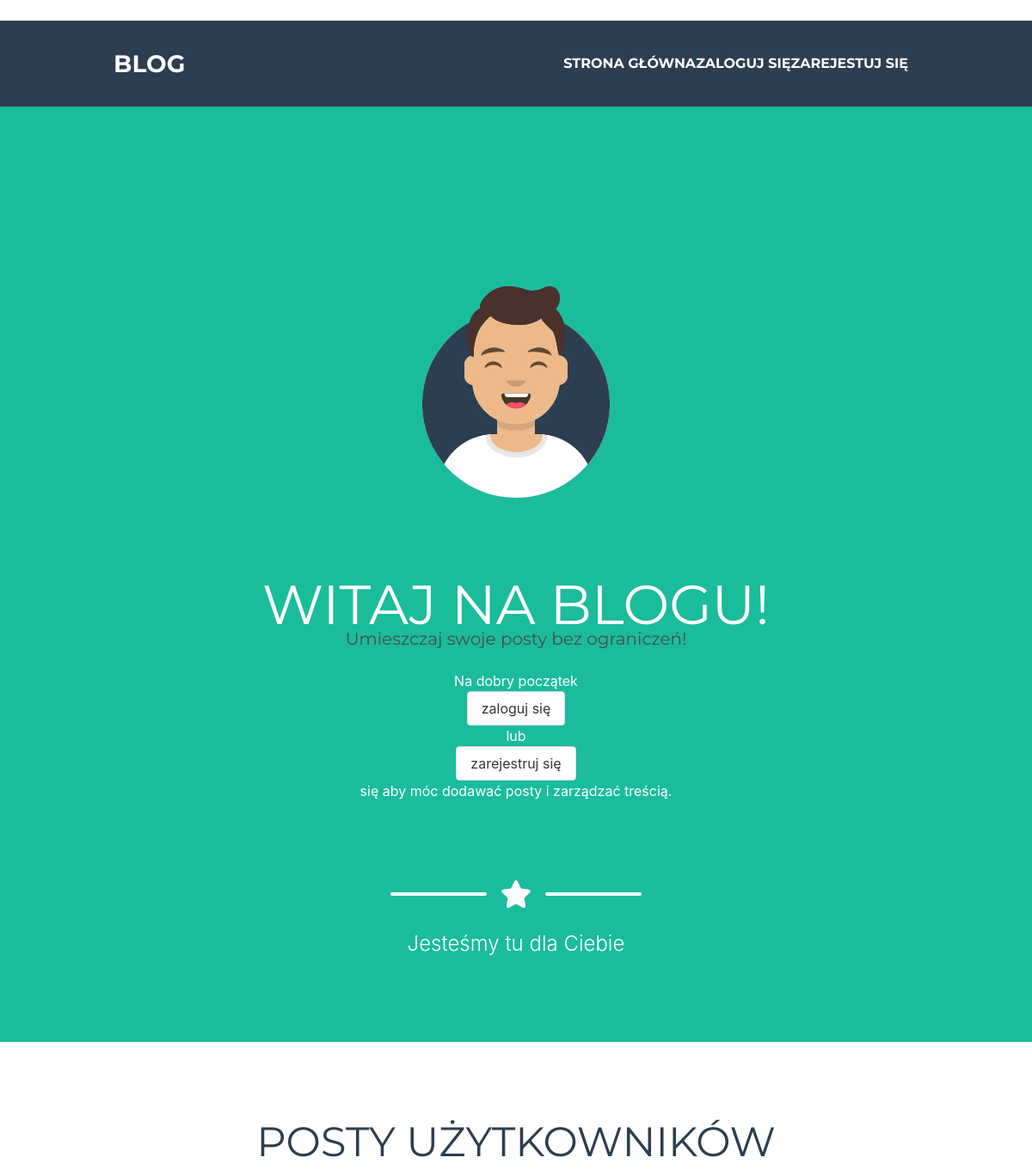
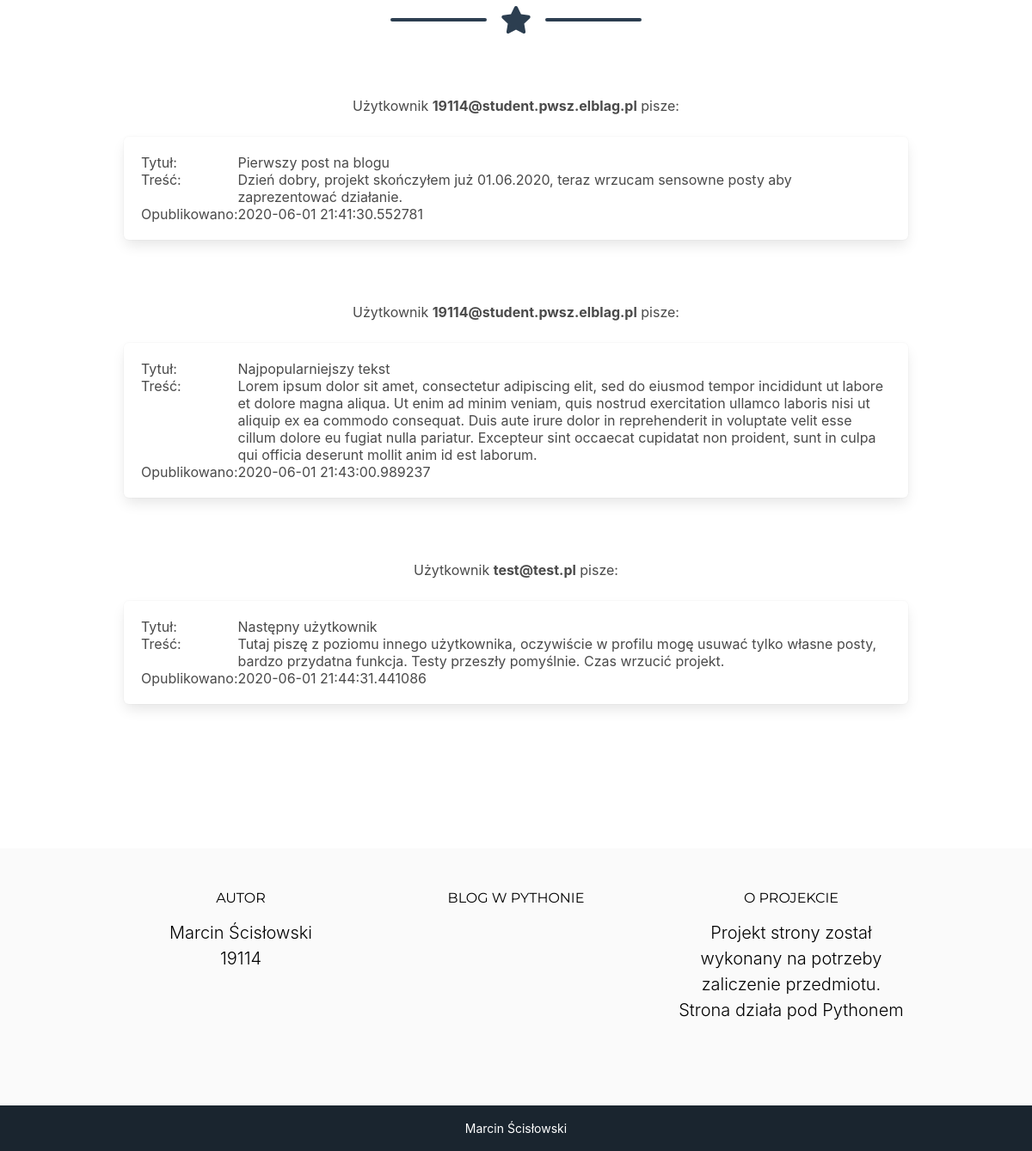
The page / on the database its author committed (2 pictures, top to bottom).
### models.py (models this page shows)
class Post(db.Model):
	id = db.Column(db.Integer, primary_key=True)
	title = db.Column(db.String(80), nullable=False)
	body = db.Column(db.Text, nullable=False)
	pub_date = db.Column(db.DateTime, nullable=False, default=datetime.utcnow)
	osoba = db.Column(db.String(80))

### auth.py (the view)
@auth.route('/')
def list():
	rekordy = Post.query.all()
	print(rekordy)
	return render_template("index.html", rekordy = rekordy, test="test", naglowek="POSTY UŻYTKOWNIKÓW")

### templates/index.html (shortened to what this page needs)
﻿{% extends "base.html" %}
{% block title %}
<br><br><br>
<h1 class="masthead-heading text-uppercase mb-0">Witaj na blogu!</h1>
<h2 class="subtitle">
Umieszczaj swoje posty bez ograniczeń!
</h2>
{% if not current_user.is_authenticated %}
Na dobry początek
<a href="{{ url_for('auth.login') }}" class="button">
        zaloguj się
</a>
 lub
<a href="{{ url_for('auth.signup') }}" class="button">
        zarejestruj się
    </a>
się aby móc dodawać posty i zarządzać treścią.
{% endif %}
<br><br>
<br>
{% endblock %}
{% block content %}
<br><br>
 {% for rekord in rekordy %}
 Użytkownik <b>{{rekord["osoba"]}}</b> pisze:
 <br><br>
 <div class="box">
 <table border = 0>
 <tr>
 <td>Tytuł: </td><td>{{rekord["title"]}}</td>
 <tr><td>Treść: </td><td>{{rekord["body"]}}</td>
 <tr><td>Opublikowano: </td><td>{{rekord["pub_date"]}}</td>
 </tr>
 </table>
 </div>
<br><br>
 {% endfor %}
{% endblock %}

### templates/base.html (shortened to what this page needs)
<!DOCTYPE html>
<html lang="en">
    <head>
        <link href="{{ url_for('static',filename='css/styles.css') }}" rel="stylesheet" />
		<link rel="stylesheet" href="https://cdnjs.cloudflare.com/ajax/libs/bulma/0.7.2/css/bulma.min.css" />
    </head>
    <body id="page-top">
        <nav class="navbar navbar-expand-lg bg-secondary text-uppercase fixed-top" id="mainNav">
            <div class="container">
                <a class="navbar-brand js-scroll-trigger" href="#page-top">BLOG</a>
                <div class="collapse navbar-collapse" id="navbarResponsive">
                    <ul class="navbar-nav ml-auto">
                        <li class="nav-item mx-0 mx-lg-1"><a class="nav-link py-3 px-0 px-lg-3 rounded js-scroll-trigger" href="/">Strona Główna</a></li>
    {% if not current_user.is_authenticated %}
                        <li class="nav-item mx-0 mx-lg-1"><a class="nav-link py-3 px-0 px-lg-3 rounded js-scroll-trigger" href="{{ url_for('auth.login') }}">Zaloguj się</a></li>
                        <li class="nav-item mx-0 mx-lg-1"><a class="nav-link py-3 px-0 px-lg-3 rounded js-scroll-trigger" href="{{ url_for('auth.signup') }}">Zarejestuj się</a></li>
    {% endif %}
					</ul>
                </div>
            </div>
        </nav>
        <header class="masthead bg-primary text-white text-center">
            <div class="container d-flex align-items-center flex-column">
                <img class="masthead-avatar mb-5" src="{{ url_for('static',filename='assets/img/avataaars.svg') }}" alt="" />
				{% block title %}{% endblock title %}
                <div class="divider-custom divider-light">
                    <div class="divider-custom-line"></div>
                    <div class="divider-custom-icon"><i class="fas fa-star"></i></div>
                    <div class="divider-custom-line"></div>
                </div>
                <p class="masthead-subheading font-weight-light mb-0">Jesteśmy tu dla Ciebie</p>
            </div>
        </header>
		{% if test %}
        <section class="page-section portfolio" id="portfolio">
            <div class="container">
                <h2 class="page-section-heading text-center text-uppercase text-secondary mb-0">{{ naglowek }}</h2>
                <div class="divider-custom">
                    <div class="divider-custom-line"></div>
                    <div class="divider-custom-icon"><i class="fas fa-star"></i></div>
                    <div class="divider-custom-line"></div>
					</div>
				<center>
				{% block content %}
                {% endblock %}
				</center>
            </div>
        </section>
		{% endif %}
        <footer class="footer text-center">
            <div class="container">
                <div class="row">
                    <div class="col-lg-4 mb-5 mb-lg-0">
                        <font color="black"><h4 class="text-uppercase mb-4">Autor</h4></font>
                        <font color="black"><p class="lead mb-0">Marcin Ścisłowski<br />19114</p></font>
                    </div>
                    <div class="col-lg-4 mb-5 mb-lg-0">
                        <font color="black"><h4 class="text-uppercase mb-4">Blog w Pythonie</h4></font>
                    </div>
                    <div class="col-lg-4">
                        <font color="black"><h4 class="text-uppercase mb-4">O projekcie</h4></font>
                        <font color="black"><p class="lead mb-0">Projekt strony został wykonany na potrzeby zaliczenie przedmiotu. Strona działa pod Pythonem</p></font>
                    </div>
                </div>
            </div>
        </footer>
        <div class="copyright py-4 text-center text-white">
            <div class="container"><small>Marcin Ścisłowski</small></div>
        </div>
    </body>
</html>

### rows shown on the page
Post: osoba "19114@student.pwsz.elblag.pl", title "Pierwszy post na blogu", body "Dzień dobry, projekt skończyłem już 01.06.2020, teraz wrzucam sensowne posty aby zaprezentować działanie.", pub_date "2020-06-01 21:41:30.552781"
Post: osoba "19114@student.pwsz.elblag.pl", title "Najpopularniejszy tekst", body "Lorem ipsum dolor sit amet, consectetur adipiscing elit, sed do eiusmod tempor incididunt ut labore et dolore magna aliqua. Ut enim ad minim veniam, quis nostrud exercitation ullamco laboris nisi ut aliquip ex ea commodo consequat. Duis aute irure dolor in reprehenderit in voluptate velit esse cillum dolore eu fugiat nulla pariatur. Excepteur sint occaecat cupidatat non proident, sunt in culpa qui officia deserunt mollit anim id est laborum.", pub_date "2020-06-01 21:43:00.989237"
Post: osoba "test@test.pl", title "Następny użytkownik", body "Tutaj piszę z poziomu innego użytkownika, oczywiście w profilu mogę usuwać tylko własne posty, bardzo przydatna funkcja. Testy przeszły pomyślnie. Czas wrzucić projekt.", pub_date "2020-06-01 21:44:31.441086"

### other values the page prints
{{ naglowek }} "POSTY UŻYTKOWNIKÓW"
